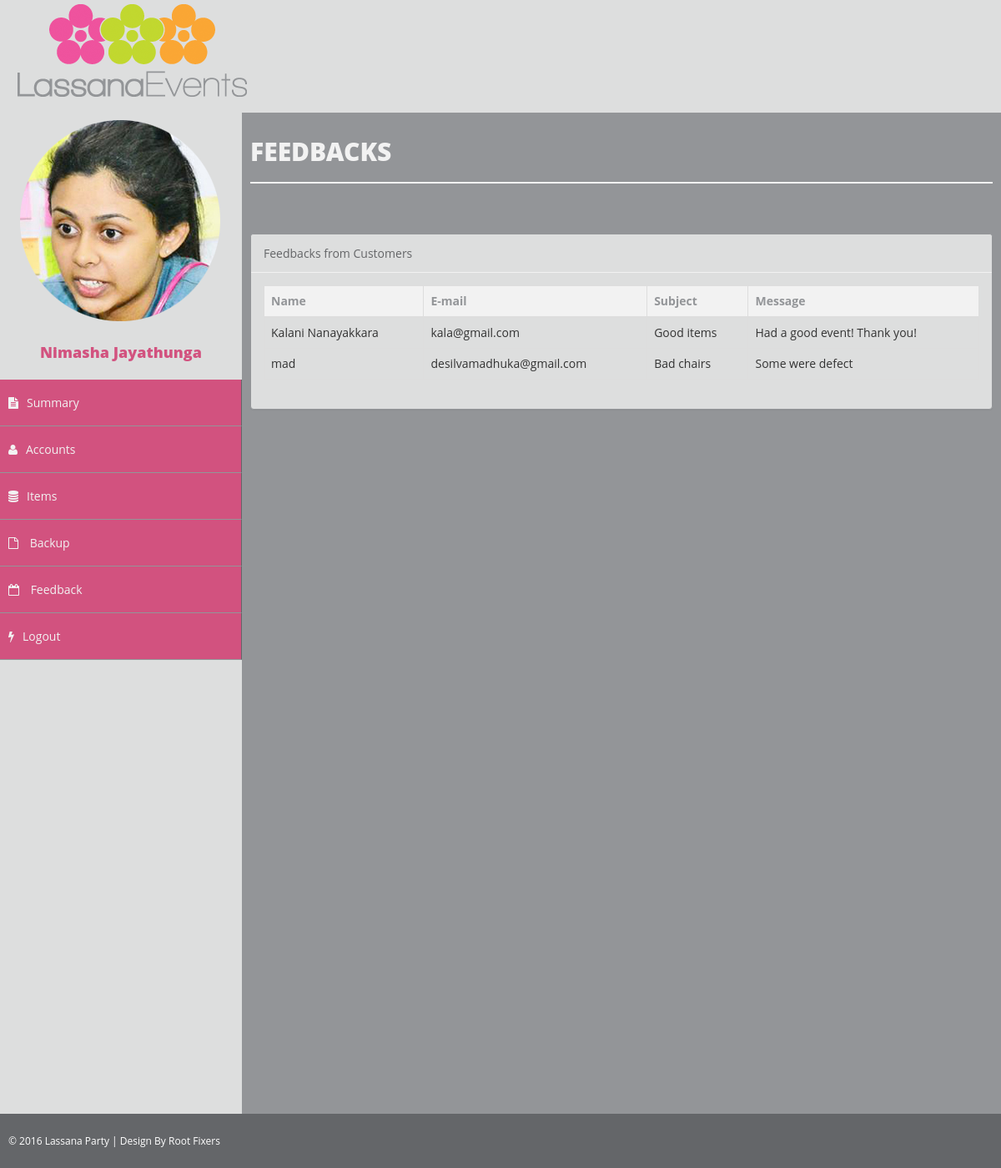
/admin/contactMsg.php (signed in), run on the app's committed database.
### tables this page shows
CREATE TABLE IF NOT EXISTS `users1` (
  `uid` int(11) NOT NULL AUTO_INCREMENT,
  `employee_type` varchar(30) NOT NULL,
  `upass` varchar(50) NOT NULL,
  `uname` varchar(30) DEFAULT NULL,
  `fullname` varchar(100) NOT NULL,
  `contact` int(10) NOT NULL,
  `NIC` varchar(10) DEFAULT NULL,
  `Address` varchar(75) NOT NULL,
  `uemail` varchar(70) NOT NULL,
  `location` varchar(100) NOT NULL,
  PRIMARY KEY (`uid`),
  UNIQUE KEY `uname` (`uname`,`uemail`),
  KEY `NIC` (`NIC`)
);

CREATE TABLE IF NOT EXISTS `contact` (
  `id` int(100) NOT NULL AUTO_INCREMENT,
  `Name` varchar(50) NOT NULL,
  `Email` varchar(50) NOT NULL,
  `subject` varchar(50) NOT NULL,
  `Comments` varchar(100) NOT NULL,
  PRIMARY KEY (`id`)
);

### config/class.user.php (called while the page is built, shortened)
<?php
   	class User{
   		public $db;
   		public function __construct(){
   			$this->db = new mysqli(DB_SERVER, DB_USERNAME, DB_PASSWORD, DB_DATABASE);
   		}
       	public function get_fullname($uid){
       		$sql3="SELECT fullname FROM users1 WHERE uid = $uid";
   	        $result = mysqli_query($this->db,$sql3);
   	        $user_data = mysqli_fetch_array($result);
   	        return $user_data['fullname'];
       	}
   	}
   ?>

### admin/contactMsg.php (the view, shortened to what this page needs)
<?php
   include_once '../config/class.user.php';
   $user = new User();
   $uid = $_SESSION['uid'];
   ?>
<!DOCTYPE html>
<head>
</head>
<body id="orders">
    <div id="wrapper">
    	<?php include '../config/adminheader.php'; ?>
        <div id="page-wrapper">
            <div id="page-inner">
                <div class="row">
                    <div class="col-md-12">
                        <h1 class="page-head-line">Feedbacks</h1>
                    </div>
                </div>
         <br/>
         <br>
            <div  class="row">
                <div class="col-md-12">
                    <div class="panel panel-info">
                        <div class="panel-heading">
                            Feedbacks from Customers
                        </div>
                        <div class="panel-body">
                             <?php
                        include '../config/db_confg.php';
                            $select = "SELECT * FROM contact ";
                            $result = mysqli_query($conn, $select);
                            if ( mysqli_num_rows($result) > 0) {
                                echo ('<div ><table border=1 class="table table-bordered" >
                                    <thead >
                                    <tr>
                                        <th>Name</th>
                                        <th>E-mail</th>
                                        <th>Subject</th>
                                        <th>Message</th>
                                    </tr></thead>');
                                    echo("<tbody>");
                                    while($row = mysqli_fetch_assoc($result)) {
                                        echo (
                                        "<tr>
                                            <form method=\"post\" action=\"showorders.php\" target=\"_blank\">
                                                <td>" . $row["Name"] . "</td>
                                                <td>" . $row["Email"] . "</td>
                                                <td>" . $row["subject"] . "</td>
                                                <td>" . $row["Comments"] . "</td>
                                            </form>
                                        </tr>");
                                    }
                                   echo ("</tbody></table></div>");
                        }
                        ?>
                </div>
            </div>
            </div>
        </div>
    </div>
            </div>
    <?php include '../config/footer.php'; ?>
</body>
</html>

### config/adminheader.php (shortened to what this page needs)
<html>
    <head>
    <link href="../assets/css/bootstrap.css" rel="stylesheet" />
    <link href="../assets/css/font-awesome.css" rel="stylesheet" />
    <link href="../assets/css/basic.css" rel="stylesheet" />
    <link href="../assets/css/custom.css" rel="stylesheet" />
    <link href="../assets/css/sweetalert2.css" rel="stylesheet" />
    </head>
<body>
    <nav class="navbar navbar-cls-top " role="navigation" >
            <img  src="../assets/img/logo.png" style="margin:5px " >
    </nav>
        <nav class="navbar-side" role="navigation">
            <div class="sidebar-collapse">
                <ul class="nav" id="main-menu">
                    <li>
                        <?php
                        include '../config/db_confg.php';
                        $query = $conn->query("select * from users1 where uid='$uid'");
                        while($row = mysqli_fetch_assoc($query)){
                        ?>
                        <div class="user-img-div">
                            <img class="photo" src="<?php echo $row['location']; ?>" >
                            <?php } ?>
                            <br><br>
                            <div class="inner-text">
                               <?php echo $user->get_fullname($uid); ?>
                            </div>
                        </div>
                    </li>
                    <li>
                        <a  data-toggle="collapse" data-parent="#nothing" href="#collapseSummary"><i class="fa fa-file-text"></i>Summary </a>
                    </li>
                    <li>
                        <a data-toggle="collapse" data-parent="#nothing" href="#collapseAccounts"><i class="fa fa-user "></i>Accounts</a>
                    </li>
                     <li>
                        <a data-toggle="collapse" data-parent="#nothing" href="#collapseItems"><i class="fa fa-database "></i>Items </a>
                    </li>
                    <li>
                        <a href="backup.php"><i class="fa fa-file-o "></i> Backup</a></li>
                    <li>
                        <a href="contactMsg.php"><i class="fa fa-calendar-o "></i> Feedback</a></li>
                    <li>
                        <a href='../config/login.php'><i class="fa fa-flash "></i>Logout</a>
                    </li>
                </ul>
            </div>
        </nav>
</body>
</html>

### assets/css/basic.css (style rules this page uses)
body { font-family: 'Questrial', sans-serif; line-height:25px; font-family: 'Open Sans',serif; }
.user-img-div { background-color: #dddede; }
.user-img-div .inner-text { text-align: center; position: relative; color: #D2527F; font-weight: 800; padding-bottom: 20px; font-size: 18px; }
.navbar-side { border: none; background-color: #646669; z-index: 1; position: absolute; width: 290px; margin-top: 15px; }
.sidebar-collapse .nav { padding: 0; height: 100%; }
.sidebar-collapse .nav > li > a { color: #f2f2f2; background: #D2527F; text-shadow: none; padding: 15px 40px; border-bottom: 1px solid #939598; padding: 15px 10px; border-right:1px solid #646669; }
#wrapper { width: 100%; background-color: #dddede; line-height:25px; font-family: 'Open Sans',serif; }
#page-wrapper { min-height: 600px; background: #dddede; margin: 0 0 0 260px; padding: 15px 0px 0px 30px; }
#page-inner { width: 100%; margin: 0px; background-color: #939598!important; padding: 10px; min-height: 1200px; }
.page-head-line { font-size: 30px; text-transform: uppercase; color: #f2f2f2; font-weight: 800; padding-bottom: 20px; border-bottom: 2px solid #f2f2f2; margin-bottom: 10px; }
.navbar-cls-top { background: #dddede; border: none; height: 100px; }
.nav > li > a > i { margin-right: 10px; }
.navbar { border-radius: 0px; }
.panel-info { border-color: #939598; background-color: #dddede; }
.panel-body { border-color: #f2f2f2; }
.panel-info > .panel-heading { color: #656668; background-color: #dddede; border-color: #f2f2f2; }
thead { color: #939598; background-color: #f2f2f2; border:#656668; }
.table-bordered { border-bottom-style: inset; }

### css/custom.css (style rules this page uses)
ul { list-style: none; }
li a { color: #f2f2f2; }

### config/adminheader.php (style rules this page uses)
body { font-family: 'Questrial', sans-serif; }

### data on the page
users1: location (picture), fullname "Nimasha Jayathunga"
contact: Name "Kalani Nanayakkara", Email "kala@gmail.com", subject "Good items", Comments "Had a good event! Thank you!"
contact: Name "mad", Email "desilvamadhuka@gmail.com", subject "Bad chairs", Comments "Some were defect"
